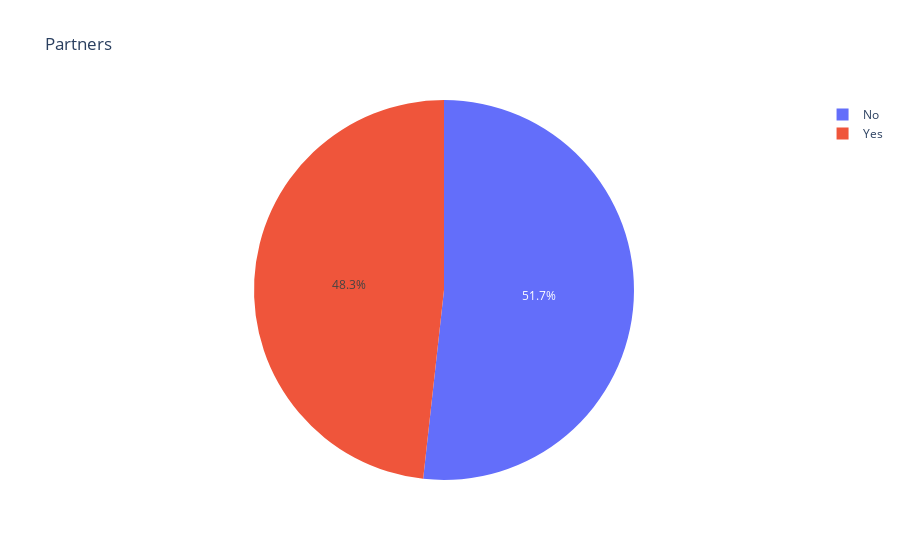

Notebook code for this chart:
### Markdown cell above
## EDA

### Code cell
#plotting
names=['No','Yes']
values=df.Partner.value_counts()
fig=px.pie(df2, values=values, title='Partners', names=names)
fig.show()

### Figure 1 — Plotly figure (JSON) as saved in the notebook; plotly's stock layout.template omitted (floating-point values rounded to 4 significant figures)
{"data": [{"domain": {"x": [0, 1], "y": [0, 1]}, "hovertemplate": "label=%{label}<br>value=%{value}<extra></extra>", "labels": ["No", "Yes"], "legendgroup": "", "name": "", "showlegend": true, "type": "pie", "values": [3639, 3393]}], "layout": {"legend": {"tracegroupgap": 0}, "title": {"text": "Partners"}}}
